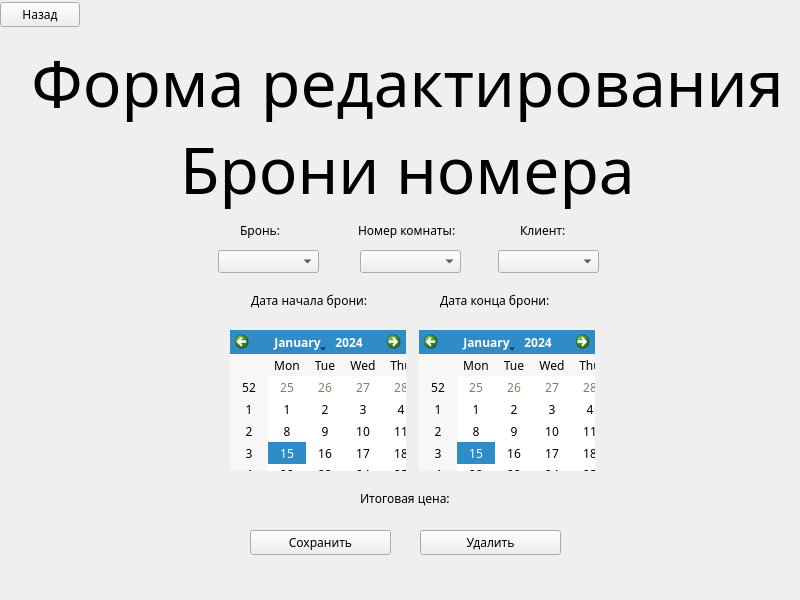
<?xml version="1.0" encoding="UTF-8"?>
<ui version="4.0">
 <class>Form</class>
 <widget class="QWidget" name="Form">
  <property name="geometry">
   <rect>
    <x>0</x>
    <y>0</y>
    <width>800</width>
    <height>600</height>
   </rect>
  </property>
  <property name="minimumSize">
   <size>
    <width>800</width>
    <height>600</height>
   </size>
  </property>
  <property name="maximumSize">
   <size>
    <width>800</width>
    <height>600</height>
   </size>
  </property>
  <property name="palette">
   <palette>
    <active>
     <colorrole role="WindowText">
      <brush brushstyle="SolidPattern">
       <color alpha="255">
        <red>225</red>
        <green>208</green>
        <blue>169</blue>
       </color>
      </brush>
     </colorrole>
     <colorrole role="Button">
      <brush brushstyle="SolidPattern">
       <color alpha="255">
        <red>46</red>
        <green>44</green>
        <blue>43</blue>
       </color>
      </brush>
     </colorrole>
     <colorrole role="Light">
      <brush brushstyle="SolidPattern">
       <color alpha="255">
        <red>69</red>
        <green>66</green>
        <blue>65</blue>
       </color>
      </brush>
     </colorrole>
     <colorrole role="Midlight">
      <brush brushstyle="SolidPattern">
       <color alpha="255">
        <red>57</red>
        <green>55</green>
        <blue>54</blue>
       </color>
      </brush>
     </colorrole>
     <colorrole role="Dark">
      <brush brushstyle="SolidPattern">
       <color alpha="255">
        <red>23</red>
        <green>22</green>
        <blue>22</blue>
       </color>
      </brush>
     </colorrole>
     <colorrole role="Mid">
      <brush brushstyle="SolidPattern">
       <color alpha="255">
        <red>31</red>
        <green>29</green>
        <blue>29</blue>
       </color>
      </brush>
     </colorrole>
     <colorrole role="Text">
      <brush brushstyle="SolidPattern">
       <color alpha="255">
        <red>215</red>
        <green>201</green>
        <blue>163</blue>
       </color>
      </brush>
     </colorrole>
     <colorrole role="BrightText">
      <brush brushstyle="SolidPattern">
       <color alpha="255">
        <red>215</red>
        <green>201</green>
        <blue>163</blue>
       </color>
      </brush>
     </colorrole>
     <colorrole role="ButtonText">
      <brush brushstyle="SolidPattern">
       <color alpha="255">
        <red>215</red>
        <green>201</green>
        <blue>163</blue>
       </color>
      </brush>
     </colorrole>
     <colorrole role="Base">
      <brush brushstyle="SolidPattern">
       <color alpha="255">
        <red>36</red>
        <green>34</green>
        <blue>33</blue>
       </color>
      </brush>
     </colorrole>
     <colorrole role="Window">
      <brush brushstyle="SolidPattern">
       <color alpha="255">
        <red>46</red>
        <green>44</green>
        <blue>43</blue>
       </color>
      </brush>
     </colorrole>
     <colorrole role="Shadow">
      <brush brushstyle="SolidPattern">
       <color alpha="255">
        <red>0</red>
        <green>0</green>
        <blue>0</blue>
       </color>
      </brush>
     </colorrole>
     <colorrole role="Highlight">
      <brush brushstyle="SolidPattern">
       <color alpha="255">
        <red>167</red>
        <green>164</green>
        <blue>0</blue>
       </color>
      </brush>
     </colorrole>
     <colorrole role="AlternateBase">
      <brush brushstyle="SolidPattern">
       <color alpha="255">
        <red>23</red>
        <green>22</green>
        <blue>21</blue>
       </color>
      </brush>
     </colorrole>
     <colorrole role="ToolTipBase">
      <brush brushstyle="SolidPattern">
       <color alpha="255">
        <red>255</red>
        <green>255</green>
        <blue>220</blue>
       </color>
      </brush>
     </colorrole>
     <colorrole role="ToolTipText">
      <brush brushstyle="SolidPattern">
       <color alpha="255">
        <red>0</red>
        <green>0</green>
        <blue>0</blue>
       </color>
      </brush>
     </colorrole>
     <colorrole role="PlaceholderText">
      <brush brushstyle="SolidPattern">
       <color alpha="127">
        <red>255</red>
        <green>255</green>
        <blue>255</blue>
       </color>
      </brush>
     </colorrole>
    </active>
    <inactive>
     <colorrole role="WindowText">
      <brush brushstyle="SolidPattern">
       <color alpha="255">
        <red>0</red>
        <green>0</green>
        <blue>0</blue>
       </color>
      </brush>
     </colorrole>
     <colorrole role="Button">
      <brush brushstyle="SolidPattern">
       <color alpha="255">
        <red>239</red>
        <green>239</green>
        <blue>239</blue>
       </color>
      </brush>
     </colorrole>
     <colorrole role="Light">
      <brush brushstyle="SolidPattern">
       <color alpha="255">
        <red>255</red>
        <green>255</green>
        <blue>255</blue>
       </color>
      </brush>
     </colorrole>
     <colorrole role="Midlight">
      <brush brushstyle="SolidPattern">
       <color alpha="255">
        <red>202</red>
        <green>202</green>
        <blue>202</blue>
       </color>
      </brush>
     </colorrole>
     <colorrole role="Dark">
      <brush brushstyle="SolidPattern">
       <color alpha="255">
        <red>159</red>
        <green>159</green>
        <blue>159</blue>
       </color>
      </brush>
     </colorrole>
     <colorrole role="Mid">
      <brush brushstyle="SolidPattern">
       <color alpha="255">
        <red>184</red>
        <green>184</green>
        <blue>184</blue>
       </color>
      </brush>
     </colorrole>
     <colorrole role="Text">
      <brush brushstyle="SolidPattern">
       <color alpha="255">
        <red>0</red>
        <green>0</green>
        <blue>0</blue>
       </color>
      </brush>
     </colorrole>
     <colorrole role="BrightText">
      <brush brushstyle="SolidPattern">
       <color alpha="255">
        <red>255</red>
        <green>255</green>
        <blue>255</blue>
       </color>
      </brush>
     </colorrole>
     <colorrole role="ButtonText">
      <brush brushstyle="SolidPattern">
       <color alpha="255">
        <red>0</red>
        <green>0</green>
        <blue>0</blue>
       </color>
      </brush>
     </colorrole>
     <colorrole role="Base">
      <brush brushstyle="SolidPattern">
       <color alpha="255">
        <red>255</red>
        <green>255</green>
        <blue>255</blue>
       </color>
      </brush>
     </colorrole>
     <colorrole role="Window">
      <brush brushstyle="SolidPattern">
       <color alpha="255">
        <red>239</red>
        <green>239</green>
        <blue>239</blue>
       </color>
      </brush>
     </colorrole>
     <colorrole role="Shadow">
      <brush brushstyle="SolidPattern">
       <color alpha="255">
        <red>118</red>
        <green>118</green>
        <blue>118</blue>
       </color>
      </brush>
     </colorrole>
     <colorrole role="Highlight">
      <brush brushstyle="SolidPattern">
       <color alpha="255">
        <red>48</red>
        <green>140</green>
        <blue>198</blue>
       </color>
      </brush>
     </colorrole>
     <colorrole role="AlternateBase">
      <brush brushstyle="SolidPattern">
       <color alpha="255">
        <red>247</red>
        <green>247</green>
        <blue>247</blue>
       </color>
      </brush>
     </colorrole>
     <colorrole role="ToolTipBase">
      <brush brushstyle="SolidPattern">
       <color alpha="255">
        <red>255</red>
        <green>255</green>
        <blue>220</blue>
       </color>
      </brush>
     </colorrole>
     <colorrole role="ToolTipText">
      <brush brushstyle="SolidPattern">
       <color alpha="255">
        <red>0</red>
        <green>0</green>
        <blue>0</blue>
       </color>
      </brush>
     </colorrole>
     <colorrole role="PlaceholderText">
      <brush brushstyle="SolidPattern">
       <color alpha="128">
        <red>0</red>
        <green>0</green>
        <blue>0</blue>
       </color>
      </brush>
     </colorrole>
    </inactive>
    <disabled>
     <colorrole role="WindowText">
      <brush brushstyle="SolidPattern">
       <color alpha="255">
        <red>135</red>
        <green>124</green>
        <blue>100</blue>
       </color>
      </brush>
     </colorrole>
     <colorrole role="Button">
      <brush brushstyle="SolidPattern">
       <color alpha="255">
        <red>46</red>
        <green>44</green>
        <blue>43</blue>
       </color>
      </brush>
     </colorrole>
     <colorrole role="Light">
      <brush brushstyle="SolidPattern">
       <color alpha="255">
        <red>69</red>
        <green>66</green>
        <blue>65</blue>
       </color>
      </brush>
     </colorrole>
     <colorrole role="Midlight">
      <brush brushstyle="SolidPattern">
       <color alpha="255">
        <red>57</red>
        <green>55</green>
        <blue>54</blue>
       </color>
      </brush>
     </colorrole>
     <colorrole role="Dark">
      <brush brushstyle="SolidPattern">
       <color alpha="255">
        <red>23</red>
        <green>22</green>
        <blue>22</blue>
       </color>
      </brush>
     </colorrole>
     <colorrole role="Mid">
      <brush brushstyle="SolidPattern">
       <color alpha="255">
        <red>31</red>
        <green>29</green>
        <blue>29</blue>
       </color>
      </brush>
     </colorrole>
     <colorrole role="Text">
      <brush brushstyle="SolidPattern">
       <color alpha="255">
        <red>135</red>
        <green>124</green>
        <blue>100</blue>
       </color>
      </brush>
     </colorrole>
     <colorrole role="BrightText">
      <brush brushstyle="SolidPattern">
       <color alpha="255">
        <red>215</red>
        <green>201</green>
        <blue>163</blue>
       </color>
      </brush>
     </colorrole>
     <colorrole role="ButtonText">
      <brush brushstyle="SolidPattern">
       <color alpha="255">
        <red>135</red>
        <green>124</green>
        <blue>100</blue>
       </color>
      </brush>
     </colorrole>
     <colorrole role="Base">
      <brush brushstyle="SolidPattern">
       <color alpha="255">
        <red>46</red>
        <green>44</green>
        <blue>43</blue>
       </color>
      </brush>
     </colorrole>
     <colorrole role="Window">
      <brush brushstyle="SolidPattern">
       <color alpha="255">
        <red>46</red>
        <green>44</green>
        <blue>43</blue>
       </color>
      </brush>
     </colorrole>
     <colorrole role="Shadow">
      <brush brushstyle="SolidPattern">
       <color alpha="255">
        <red>177</red>
        <green>177</green>
        <blue>177</blue>
       </color>
      </brush>
     </colorrole>
     <colorrole role="Highlight">
      <brush brushstyle="SolidPattern">
       <color alpha="255">
        <red>145</red>
        <green>145</green>
        <blue>145</blue>
       </color>
      </brush>
     </colorrole>
     <colorrole role="AlternateBase">
      <brush brushstyle="SolidPattern">
       <color alpha="255">
        <red>247</red>
        <green>247</green>
        <blue>247</blue>
       </color>
      </brush>
     </colorrole>
     <colorrole role="ToolTipBase">
      <brush brushstyle="SolidPattern">
       <color alpha="255">
        <red>255</red>
        <green>255</green>
        <blue>220</blue>
       </color>
      </brush>
     </colorrole>
     <colorrole role="ToolTipText">
      <brush brushstyle="SolidPattern">
       <color alpha="255">
        <red>0</red>
        <green>0</green>
        <blue>0</blue>
       </color>
      </brush>
     </colorrole>
     <colorrole role="PlaceholderText">
      <brush brushstyle="SolidPattern">
       <color alpha="128">
        <red>0</red>
        <green>0</green>
        <blue>0</blue>
       </color>
      </brush>
     </colorrole>
    </disabled>
   </palette>
  </property>
  <property name="font">
   <font>
    <family>Rubik</family>
   </font>
  </property>
  <property name="windowTitle">
   <string>Registration</string>
  </property>
  <widget class="QPushButton" name="button">
   <property name="geometry">
    <rect>
     <x>0</x>
     <y>2</y>
     <width>80</width>
     <height>25</height>
    </rect>
   </property>
   <property name="text">
    <string>Назад</string>
   </property>
  </widget>
  <widget class="QPushButton" name="button_reg">
   <property name="geometry">
    <rect>
     <x>250</x>
     <y>530</y>
     <width>141</width>
     <height>25</height>
    </rect>
   </property>
   <property name="text">
    <string>Сохранить</string>
   </property>
  </widget>
  <widget class="QLabel" name="label">
   <property name="geometry">
    <rect>
     <x>32</x>
     <y>40</y>
     <width>751</width>
     <height>171</height>
    </rect>
   </property>
   <property name="font">
    <font>
     <family>Rubik</family>
     <pointsize>48</pointsize>
    </font>
   </property>
   <property name="text">
    <string>Форма редактирования
Брони номера</string>
   </property>
   <property name="alignment">
    <set>Qt::AlignCenter</set>
   </property>
  </widget>
  <widget class="QLabel" name="label_6">
   <property name="geometry">
    <rect>
     <x>358</x>
     <y>222</y>
     <width>111</width>
     <height>17</height>
    </rect>
   </property>
   <property name="text">
    <string>Номер комнаты:</string>
   </property>
  </widget>
  <widget class="QLabel" name="label_7">
   <property name="geometry">
    <rect>
     <x>251</x>
     <y>290</y>
     <width>131</width>
     <height>21</height>
    </rect>
   </property>
   <property name="text">
    <string>Дата начала брони:</string>
   </property>
  </widget>
  <widget class="QComboBox" name="room_box">
   <property name="geometry">
    <rect>
     <x>360</x>
     <y>250</y>
     <width>101</width>
     <height>23</height>
    </rect>
   </property>
  </widget>
  <widget class="QCalendarWidget" name="cal_start">
   <property name="geometry">
    <rect>
     <x>230</x>
     <y>330</y>
     <width>176</width>
     <height>141</height>
    </rect>
   </property>
  </widget>
  <widget class="QCalendarWidget" name="cal_end">
   <property name="geometry">
    <rect>
     <x>419</x>
     <y>330</y>
     <width>176</width>
     <height>141</height>
    </rect>
   </property>
  </widget>
  <widget class="QLabel" name="label_8">
   <property name="geometry">
    <rect>
     <x>440</x>
     <y>290</y>
     <width>131</width>
     <height>21</height>
    </rect>
   </property>
   <property name="text">
    <string>Дата конца брони:</string>
   </property>
  </widget>
  <widget class="QComboBox" name="comboBox_2">
   <property name="geometry">
    <rect>
     <x>498</x>
     <y>250</y>
     <width>101</width>
     <height>23</height>
    </rect>
   </property>
  </widget>
  <widget class="QLabel" name="label_9">
   <property name="geometry">
    <rect>
     <x>520</x>
     <y>222</y>
     <width>111</width>
     <height>17</height>
    </rect>
   </property>
   <property name="text">
    <string>Клиент:</string>
   </property>
  </widget>
  <widget class="QLabel" name="label_10">
   <property name="geometry">
    <rect>
     <x>360</x>
     <y>490</y>
     <width>111</width>
     <height>17</height>
    </rect>
   </property>
   <property name="text">
    <string>Итоговая цена: </string>
   </property>
  </widget>
  <widget class="QPushButton" name="button_reg_2">
   <property name="geometry">
    <rect>
     <x>420</x>
     <y>530</y>
     <width>141</width>
     <height>25</height>
    </rect>
   </property>
   <property name="text">
    <string>Удалить</string>
   </property>
  </widget>
  <widget class="QComboBox" name="comboBox_3">
   <property name="geometry">
    <rect>
     <x>218</x>
     <y>250</y>
     <width>101</width>
     <height>23</height>
    </rect>
   </property>
  </widget>
  <widget class="QLabel" name="label_11">
   <property name="geometry">
    <rect>
     <x>240</x>
     <y>222</y>
     <width>111</width>
     <height>17</height>
    </rect>
   </property>
   <property name="text">
    <string>Бронь:</string>
   </property>
  </widget>
 </widget>
 <resources/>
 <connections/>
</ui>
